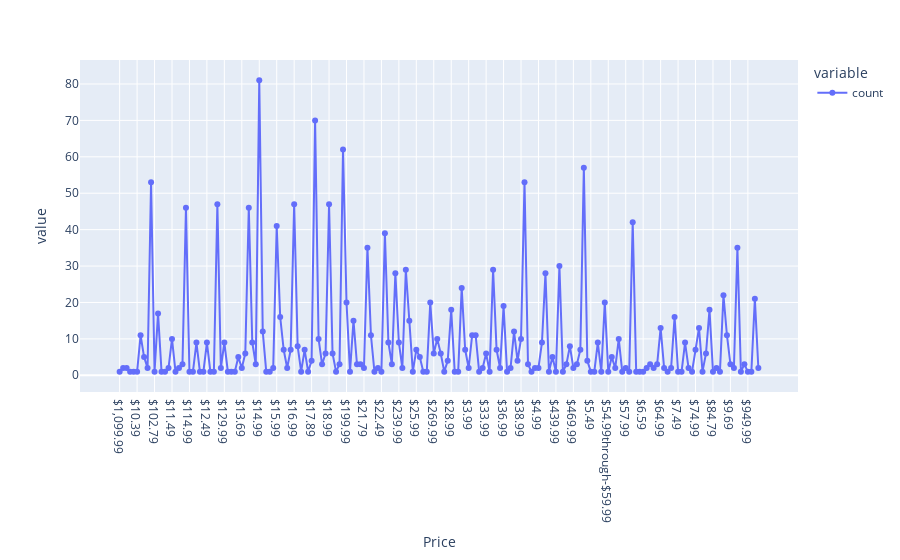

Notebook cell for this chart:
### Code cell
fig= px.line(df['Price'].value_counts().sort_index(), markers=True)
fig

### Figure 1 — Plotly figure (JSON) as saved in the notebook; plotly's stock layout.template omitted (floating-point values rounded to 4 significant figures; data arrays with more than 128 entries replaced by an {"elided": "..."} marker saying what was removed)
{"data": [{"hovertemplate": "variable=count<br>Price=%{x}<br>value=%{y}<extra></extra>", "legendgroup": "count", "line": {"color": "#636efa", "dash": "solid"}, "marker": {"symbol": "circle"}, "mode": "markers+lines", "name": "count", "orientation": "v", "showlegend": true, "type": "scatter", "x": {"elided": "184 str values"}, "xaxis": "x", "y": {"elided": "184 int values"}, "yaxis": "y"}], "layout": {"legend": {"title": {"text": "variable"}, "tracegroupgap": 0}, "margin": {"t": 60}, "xaxis": {"anchor": "y", "domain": [0, 1], "title": {"text": "Price"}}, "yaxis": {"anchor": "x", "domain": [0, 1], "title": {"text": "value"}}}}
